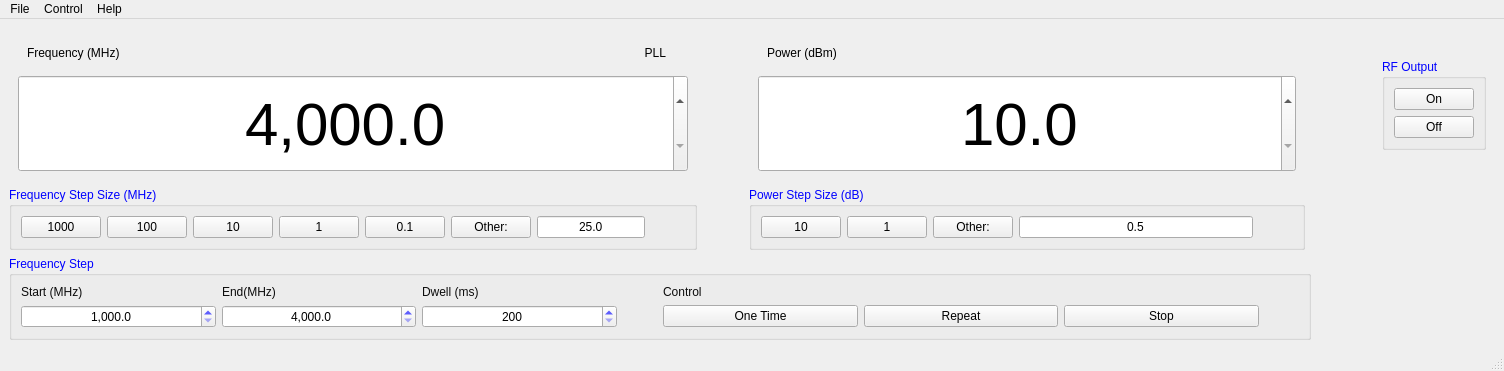
<?xml version="1.0" encoding="UTF-8"?>
<ui version="4.0">
 <class>MainWindow</class>
 <widget class="QMainWindow" name="MainWindow">
  <property name="geometry">
   <rect>
    <x>0</x>
    <y>0</y>
    <width>1504</width>
    <height>371</height>
   </rect>
  </property>
  <property name="sizePolicy">
   <sizepolicy hsizetype="MinimumExpanding" vsizetype="Preferred">
    <horstretch>0</horstretch>
    <verstretch>0</verstretch>
   </sizepolicy>
  </property>
  <property name="palette">
   <palette>
    <active>
     <colorrole role="Shadow">
      <brush brushstyle="SolidPattern">
       <color alpha="255">
        <red>0</red>
        <green>0</green>
        <blue>0</blue>
       </color>
      </brush>
     </colorrole>
     <colorrole role="ToolTipText">
      <brush brushstyle="SolidPattern">
       <color alpha="255">
        <red>0</red>
        <green>0</green>
        <blue>255</blue>
       </color>
      </brush>
     </colorrole>
    </active>
    <inactive>
     <colorrole role="Shadow">
      <brush brushstyle="SolidPattern">
       <color alpha="255">
        <red>0</red>
        <green>0</green>
        <blue>0</blue>
       </color>
      </brush>
     </colorrole>
     <colorrole role="ToolTipText">
      <brush brushstyle="SolidPattern">
       <color alpha="255">
        <red>0</red>
        <green>0</green>
        <blue>255</blue>
       </color>
      </brush>
     </colorrole>
    </inactive>
    <disabled>
     <colorrole role="Shadow">
      <brush brushstyle="SolidPattern">
       <color alpha="255">
        <red>0</red>
        <green>0</green>
        <blue>0</blue>
       </color>
      </brush>
     </colorrole>
     <colorrole role="ToolTipText">
      <brush brushstyle="SolidPattern">
       <color alpha="255">
        <red>0</red>
        <green>0</green>
        <blue>255</blue>
       </color>
      </brush>
     </colorrole>
    </disabled>
   </palette>
  </property>
  <property name="windowTitle">
   <string>MainWindow</string>
  </property>
  <widget class="QWidget" name="centralwidget">
   <layout class="QGridLayout" name="gridLayout_2">
    <item row="2" column="0">
     <widget class="QGroupBox" name="groupBox_3">
      <property name="sizePolicy">
       <sizepolicy hsizetype="Preferred" vsizetype="Fixed">
        <horstretch>0</horstretch>
        <verstretch>0</verstretch>
       </sizepolicy>
      </property>
      <property name="palette">
       <palette>
        <active>
         <colorrole role="WindowText">
          <brush brushstyle="SolidPattern">
           <color alpha="255">
            <red>0</red>
            <green>0</green>
            <blue>255</blue>
           </color>
          </brush>
         </colorrole>
        </active>
        <inactive>
         <colorrole role="WindowText">
          <brush brushstyle="SolidPattern">
           <color alpha="255">
            <red>0</red>
            <green>0</green>
            <blue>255</blue>
           </color>
          </brush>
         </colorrole>
        </inactive>
        <disabled/>
       </palette>
      </property>
      <property name="autoFillBackground">
       <bool>false</bool>
      </property>
      <property name="title">
       <string>Frequency Step Size (MHz)</string>
      </property>
      <layout class="QHBoxLayout" name="horizontalLayout_2">
       <item>
        <widget class="QPushButton" name="pushButton_4">
         <property name="sizePolicy">
          <sizepolicy hsizetype="Expanding" vsizetype="Fixed">
           <horstretch>0</horstretch>
           <verstretch>0</verstretch>
          </sizepolicy>
         </property>
         <property name="text">
          <string>1000</string>
         </property>
        </widget>
       </item>
       <item>
        <widget class="QPushButton" name="pushButton_5">
         <property name="sizePolicy">
          <sizepolicy hsizetype="Expanding" vsizetype="Fixed">
           <horstretch>0</horstretch>
           <verstretch>0</verstretch>
          </sizepolicy>
         </property>
         <property name="text">
          <string>100</string>
         </property>
        </widget>
       </item>
       <item>
        <widget class="QPushButton" name="pushButton_6">
         <property name="sizePolicy">
          <sizepolicy hsizetype="Expanding" vsizetype="Fixed">
           <horstretch>0</horstretch>
           <verstretch>0</verstretch>
          </sizepolicy>
         </property>
         <property name="text">
          <string>10</string>
         </property>
        </widget>
       </item>
       <item>
        <widget class="QPushButton" name="pushButton_7">
         <property name="sizePolicy">
          <sizepolicy hsizetype="Expanding" vsizetype="Fixed">
           <horstretch>0</horstretch>
           <verstretch>0</verstretch>
          </sizepolicy>
         </property>
         <property name="text">
          <string>1</string>
         </property>
        </widget>
       </item>
       <item>
        <widget class="QPushButton" name="pushButton_8">
         <property name="sizePolicy">
          <sizepolicy hsizetype="Expanding" vsizetype="Fixed">
           <horstretch>0</horstretch>
           <verstretch>0</verstretch>
          </sizepolicy>
         </property>
         <property name="text">
          <string>0.1</string>
         </property>
        </widget>
       </item>
       <item>
        <widget class="QPushButton" name="pushButton_9">
         <property name="sizePolicy">
          <sizepolicy hsizetype="Expanding" vsizetype="Fixed">
           <horstretch>0</horstretch>
           <verstretch>0</verstretch>
          </sizepolicy>
         </property>
         <property name="text">
          <string>Other:</string>
         </property>
        </widget>
       </item>
       <item>
        <widget class="QLineEdit" name="lineEdit">
         <property name="sizePolicy">
          <sizepolicy hsizetype="Fixed" vsizetype="Fixed">
           <horstretch>0</horstretch>
           <verstretch>0</verstretch>
          </sizepolicy>
         </property>
         <property name="text">
          <string>25.0</string>
         </property>
         <property name="alignment">
          <set>Qt::AlignmentFlag::AlignCenter</set>
         </property>
        </widget>
       </item>
       <item>
        <spacer name="horizontalSpacer_5">
         <property name="orientation">
          <enum>Qt::Orientation::Horizontal</enum>
         </property>
         <property name="sizeType">
          <enum>QSizePolicy::Policy::Fixed</enum>
         </property>
         <property name="sizeHint" stdset="0">
          <size>
           <width>40</width>
           <height>20</height>
          </size>
         </property>
        </spacer>
       </item>
      </layout>
     </widget>
    </item>
    <item row="2" column="2">
     <widget class="QGroupBox" name="groupBox_2">
      <property name="sizePolicy">
       <sizepolicy hsizetype="Preferred" vsizetype="Fixed">
        <horstretch>0</horstretch>
        <verstretch>0</verstretch>
       </sizepolicy>
      </property>
      <property name="palette">
       <palette>
        <active>
         <colorrole role="WindowText">
          <brush brushstyle="SolidPattern">
           <color alpha="255">
            <red>0</red>
            <green>0</green>
            <blue>255</blue>
           </color>
          </brush>
         </colorrole>
        </active>
        <inactive>
         <colorrole role="WindowText">
          <brush brushstyle="SolidPattern">
           <color alpha="255">
            <red>0</red>
            <green>0</green>
            <blue>255</blue>
           </color>
          </brush>
         </colorrole>
        </inactive>
        <disabled/>
       </palette>
      </property>
      <property name="title">
       <string>Power Step Size (dB)</string>
      </property>
      <layout class="QHBoxLayout" name="horizontalLayout_3">
       <item>
        <widget class="QPushButton" name="pushButton_10">
         <property name="text">
          <string>10</string>
         </property>
        </widget>
       </item>
       <item>
        <widget class="QPushButton" name="pushButton_11">
         <property name="text">
          <string>1</string>
         </property>
        </widget>
       </item>
       <item>
        <widget class="QPushButton" name="pushButton_12">
         <property name="text">
          <string>Other:</string>
         </property>
        </widget>
       </item>
       <item>
        <widget class="QLineEdit" name="lineEdit_2">
         <property name="text">
          <string>0.5</string>
         </property>
         <property name="alignment">
          <set>Qt::AlignmentFlag::AlignCenter</set>
         </property>
        </widget>
       </item>
       <item>
        <spacer name="horizontalSpacer_6">
         <property name="orientation">
          <enum>Qt::Orientation::Horizontal</enum>
         </property>
         <property name="sizeType">
          <enum>QSizePolicy::Policy::Fixed</enum>
         </property>
         <property name="sizeHint" stdset="0">
          <size>
           <width>40</width>
           <height>20</height>
          </size>
         </property>
        </spacer>
       </item>
      </layout>
     </widget>
    </item>
    <item row="3" column="0" colspan="4">
     <widget class="QGroupBox" name="groupBox">
      <property name="sizePolicy">
       <sizepolicy hsizetype="Expanding" vsizetype="Fixed">
        <horstretch>0</horstretch>
        <verstretch>0</verstretch>
       </sizepolicy>
      </property>
      <property name="palette">
       <palette>
        <active>
         <colorrole role="WindowText">
          <brush brushstyle="SolidPattern">
           <color alpha="255">
            <red>0</red>
            <green>0</green>
            <blue>255</blue>
           </color>
          </brush>
         </colorrole>
        </active>
        <inactive>
         <colorrole role="WindowText">
          <brush brushstyle="SolidPattern">
           <color alpha="255">
            <red>0</red>
            <green>0</green>
            <blue>255</blue>
           </color>
          </brush>
         </colorrole>
        </inactive>
        <disabled/>
       </palette>
      </property>
      <property name="title">
       <string>Frequency Step</string>
      </property>
      <layout class="QGridLayout" name="gridLayout">
       <item row="1" column="6">
        <widget class="QPushButton" name="pushButton_3">
         <property name="sizePolicy">
          <sizepolicy hsizetype="Expanding" vsizetype="Fixed">
           <horstretch>0</horstretch>
           <verstretch>0</verstretch>
          </sizepolicy>
         </property>
         <property name="text">
          <string>Stop</string>
         </property>
        </widget>
       </item>
       <item row="1" column="0">
        <widget class="QDoubleSpinBox" name="doubleSpinBox">
         <property name="sizePolicy">
          <sizepolicy hsizetype="Expanding" vsizetype="Fixed">
           <horstretch>0</horstretch>
           <verstretch>0</verstretch>
          </sizepolicy>
         </property>
         <property name="alignment">
          <set>Qt::AlignmentFlag::AlignCenter</set>
         </property>
         <property name="specialValueText">
          <string>1,000.0</string>
         </property>
        </widget>
       </item>
       <item row="0" column="1">
        <widget class="QLabel" name="label_2">
         <property name="sizePolicy">
          <sizepolicy hsizetype="Expanding" vsizetype="Fixed">
           <horstretch>0</horstretch>
           <verstretch>0</verstretch>
          </sizepolicy>
         </property>
         <property name="palette">
          <palette>
           <active>
            <colorrole role="WindowText">
             <brush brushstyle="SolidPattern">
              <color alpha="255">
               <red>12</red>
               <green>12</green>
               <blue>12</blue>
              </color>
             </brush>
            </colorrole>
           </active>
           <inactive>
            <colorrole role="WindowText">
             <brush brushstyle="SolidPattern">
              <color alpha="255">
               <red>12</red>
               <green>12</green>
               <blue>12</blue>
              </color>
             </brush>
            </colorrole>
           </inactive>
           <disabled/>
          </palette>
         </property>
         <property name="text">
          <string>End(MHz)</string>
         </property>
        </widget>
       </item>
       <item row="1" column="7">
        <spacer name="horizontalSpacer_2">
         <property name="orientation">
          <enum>Qt::Orientation::Horizontal</enum>
         </property>
         <property name="sizeType">
          <enum>QSizePolicy::Policy::Fixed</enum>
         </property>
         <property name="sizeHint" stdset="0">
          <size>
           <width>40</width>
           <height>20</height>
          </size>
         </property>
        </spacer>
       </item>
       <item row="0" column="4">
        <widget class="QLabel" name="label_4">
         <property name="sizePolicy">
          <sizepolicy hsizetype="Expanding" vsizetype="Fixed">
           <horstretch>0</horstretch>
           <verstretch>0</verstretch>
          </sizepolicy>
         </property>
         <property name="palette">
          <palette>
           <active>
            <colorrole role="WindowText">
             <brush brushstyle="SolidPattern">
              <color alpha="255">
               <red>12</red>
               <green>12</green>
               <blue>12</blue>
              </color>
             </brush>
            </colorrole>
           </active>
           <inactive>
            <colorrole role="WindowText">
             <brush brushstyle="SolidPattern">
              <color alpha="255">
               <red>12</red>
               <green>12</green>
               <blue>12</blue>
              </color>
             </brush>
            </colorrole>
           </inactive>
           <disabled/>
          </palette>
         </property>
         <property name="text">
          <string>Control</string>
         </property>
        </widget>
       </item>
       <item row="1" column="1">
        <widget class="QDoubleSpinBox" name="doubleSpinBox_2">
         <property name="sizePolicy">
          <sizepolicy hsizetype="Expanding" vsizetype="Fixed">
           <horstretch>0</horstretch>
           <verstretch>0</verstretch>
          </sizepolicy>
         </property>
         <property name="alignment">
          <set>Qt::AlignmentFlag::AlignCenter</set>
         </property>
         <property name="specialValueText">
          <string>4,000.0</string>
         </property>
        </widget>
       </item>
       <item row="1" column="5">
        <widget class="QPushButton" name="pushButton_2">
         <property name="sizePolicy">
          <sizepolicy hsizetype="Expanding" vsizetype="Fixed">
           <horstretch>0</horstretch>
           <verstretch>0</verstretch>
          </sizepolicy>
         </property>
         <property name="text">
          <string>Repeat</string>
         </property>
        </widget>
       </item>
       <item row="0" column="0">
        <widget class="QLabel" name="label">
         <property name="sizePolicy">
          <sizepolicy hsizetype="Expanding" vsizetype="Fixed">
           <horstretch>0</horstretch>
           <verstretch>0</verstretch>
          </sizepolicy>
         </property>
         <property name="palette">
          <palette>
           <active>
            <colorrole role="WindowText">
             <brush brushstyle="SolidPattern">
              <color alpha="255">
               <red>12</red>
               <green>12</green>
               <blue>12</blue>
              </color>
             </brush>
            </colorrole>
           </active>
           <inactive>
            <colorrole role="WindowText">
             <brush brushstyle="SolidPattern">
              <color alpha="255">
               <red>12</red>
               <green>12</green>
               <blue>12</blue>
              </color>
             </brush>
            </colorrole>
           </inactive>
           <disabled/>
          </palette>
         </property>
         <property name="text">
          <string>Start (MHz)</string>
         </property>
        </widget>
       </item>
       <item row="1" column="2">
        <widget class="QSpinBox" name="spinBox">
         <property name="sizePolicy">
          <sizepolicy hsizetype="Expanding" vsizetype="Fixed">
           <horstretch>0</horstretch>
           <verstretch>0</verstretch>
          </sizepolicy>
         </property>
         <property name="alignment">
          <set>Qt::AlignmentFlag::AlignCenter</set>
         </property>
         <property name="specialValueText">
          <string>200</string>
         </property>
        </widget>
       </item>
       <item row="0" column="2">
        <widget class="QLabel" name="label_3">
         <property name="sizePolicy">
          <sizepolicy hsizetype="Expanding" vsizetype="Fixed">
           <horstretch>0</horstretch>
           <verstretch>0</verstretch>
          </sizepolicy>
         </property>
         <property name="palette">
          <palette>
           <active>
            <colorrole role="WindowText">
             <brush brushstyle="SolidPattern">
              <color alpha="255">
               <red>12</red>
               <green>12</green>
               <blue>12</blue>
              </color>
             </brush>
            </colorrole>
           </active>
           <inactive>
            <colorrole role="WindowText">
             <brush brushstyle="SolidPattern">
              <color alpha="255">
               <red>12</red>
               <green>12</green>
               <blue>12</blue>
              </color>
             </brush>
            </colorrole>
           </inactive>
           <disabled/>
          </palette>
         </property>
         <property name="text">
          <string>Dwell (ms)</string>
         </property>
        </widget>
       </item>
       <item row="1" column="4">
        <widget class="QPushButton" name="pushButton">
         <property name="sizePolicy">
          <sizepolicy hsizetype="Expanding" vsizetype="Fixed">
           <horstretch>0</horstretch>
           <verstretch>0</verstretch>
          </sizepolicy>
         </property>
         <property name="text">
          <string>One Time</string>
         </property>
        </widget>
       </item>
       <item row="1" column="3">
        <spacer name="horizontalSpacer_3">
         <property name="orientation">
          <enum>Qt::Orientation::Horizontal</enum>
         </property>
         <property name="sizeType">
          <enum>QSizePolicy::Policy::Fixed</enum>
         </property>
         <property name="sizeHint" stdset="0">
          <size>
           <width>40</width>
           <height>20</height>
          </size>
         </property>
        </spacer>
       </item>
      </layout>
     </widget>
    </item>
    <item row="0" column="0">
     <widget class="QWidget" name="widget_2" native="true">
      <layout class="QVBoxLayout" name="verticalLayout">
       <item>
        <widget class="QWidget" name="widget" native="true">
         <property name="sizePolicy">
          <sizepolicy hsizetype="Preferred" vsizetype="Fixed">
           <horstretch>0</horstretch>
           <verstretch>0</verstretch>
          </sizepolicy>
         </property>
         <layout class="QHBoxLayout" name="horizontalLayout">
          <item>
           <widget class="QLabel" name="label_9">
            <property name="text">
             <string>Frequency (MHz)</string>
            </property>
           </widget>
          </item>
          <item>
           <widget class="QLabel" name="label_5">
            <property name="sizePolicy">
             <sizepolicy hsizetype="Preferred" vsizetype="Fixed">
              <horstretch>0</horstretch>
              <verstretch>0</verstretch>
             </sizepolicy>
            </property>
            <property name="frameShadow">
             <enum>QFrame::Shadow::Sunken</enum>
            </property>
            <property name="text">
             <string>PLL</string>
            </property>
            <property name="textFormat">
             <enum>Qt::TextFormat::PlainText</enum>
            </property>
            <property name="pixmap">
             <pixmap resource="res.qrc">:/gg.png</pixmap>
            </property>
            <property name="alignment">
             <set>Qt::AlignmentFlag::AlignRight|Qt::AlignmentFlag::AlignTrailing|Qt::AlignmentFlag::AlignVCenter</set>
            </property>
            <property name="openExternalLinks">
             <bool>false</bool>
            </property>
           </widget>
          </item>
          <item>
           <widget class="QLabel" name="label_10">
            <property name="sizePolicy">
             <sizepolicy hsizetype="Fixed" vsizetype="Preferred">
              <horstretch>0</horstretch>
              <verstretch>0</verstretch>
             </sizepolicy>
            </property>
            <property name="text">
             <string/>
            </property>
            <property name="pixmap">
             <pixmap resource="res.qrc">:/gg.png</pixmap>
            </property>
            <property name="alignment">
             <set>Qt::AlignmentFlag::AlignRight|Qt::AlignmentFlag::AlignTrailing|Qt::AlignmentFlag::AlignVCenter</set>
            </property>
           </widget>
          </item>
         </layout>
        </widget>
       </item>
       <item>
        <widget class="QDoubleSpinBox" name="doubleSpinBox_3">
         <property name="sizePolicy">
          <sizepolicy hsizetype="Minimum" vsizetype="Preferred">
           <horstretch>0</horstretch>
           <verstretch>0</verstretch>
          </sizepolicy>
         </property>
         <property name="font">
          <font>
           <pointsize>45</pointsize>
          </font>
         </property>
         <property name="alignment">
          <set>Qt::AlignmentFlag::AlignCenter</set>
         </property>
         <property name="specialValueText">
          <string>4,000.0</string>
         </property>
         <property name="decimals">
          <number>4</number>
         </property>
        </widget>
       </item>
      </layout>
     </widget>
    </item>
    <item row="0" column="2">
     <widget class="QWidget" name="widget_3" native="true">
      <layout class="QVBoxLayout" name="verticalLayout_3">
       <item>
        <widget class="QWidget" name="widget_4" native="true">
         <property name="sizePolicy">
          <sizepolicy hsizetype="Preferred" vsizetype="Fixed">
           <horstretch>0</horstretch>
           <verstretch>0</verstretch>
          </sizepolicy>
         </property>
         <layout class="QHBoxLayout" name="horizontalLayout_4">
          <item>
           <widget class="QLabel" name="label_8">
            <property name="sizePolicy">
             <sizepolicy hsizetype="Preferred" vsizetype="Fixed">
              <horstretch>0</horstretch>
              <verstretch>0</verstretch>
             </sizepolicy>
            </property>
            <property name="text">
             <string>Power (dBm)</string>
            </property>
           </widget>
          </item>
         </layout>
        </widget>
       </item>
       <item>
        <widget class="QDoubleSpinBox" name="doubleSpinBox_4">
         <property name="sizePolicy">
          <sizepolicy hsizetype="Minimum" vsizetype="Preferred">
           <horstretch>0</horstretch>
           <verstretch>0</verstretch>
          </sizepolicy>
         </property>
         <property name="font">
          <font>
           <pointsize>45</pointsize>
          </font>
         </property>
         <property name="wrapping">
          <bool>false</bool>
         </property>
         <property name="alignment">
          <set>Qt::AlignmentFlag::AlignCenter</set>
         </property>
         <property name="specialValueText">
          <string>10.0</string>
         </property>
         <property name="decimals">
          <number>1</number>
         </property>
        </widget>
       </item>
      </layout>
     </widget>
    </item>
    <item row="0" column="4" colspan="2">
     <widget class="QWidget" name="widget_5" native="true">
      <layout class="QHBoxLayout" name="horizontalLayout_5">
       <item>
        <spacer name="horizontalSpacer_4">
         <property name="orientation">
          <enum>Qt::Orientation::Horizontal</enum>
         </property>
         <property name="sizeHint" stdset="0">
          <size>
           <width>56</width>
           <height>20</height>
          </size>
         </property>
        </spacer>
       </item>
       <item>
        <widget class="QGroupBox" name="groupBox_4">
         <property name="sizePolicy">
          <sizepolicy hsizetype="Preferred" vsizetype="Fixed">
           <horstretch>0</horstretch>
           <verstretch>0</verstretch>
          </sizepolicy>
         </property>
         <property name="palette">
          <palette>
           <active>
            <colorrole role="WindowText">
             <brush brushstyle="SolidPattern">
              <color alpha="255">
               <red>0</red>
               <green>0</green>
               <blue>255</blue>
              </color>
             </brush>
            </colorrole>
           </active>
           <inactive>
            <colorrole role="WindowText">
             <brush brushstyle="SolidPattern">
              <color alpha="255">
               <red>0</red>
               <green>0</green>
               <blue>255</blue>
              </color>
             </brush>
            </colorrole>
           </inactive>
           <disabled/>
          </palette>
         </property>
         <property name="title">
          <string>RF Output</string>
         </property>
         <layout class="QVBoxLayout" name="verticalLayout_2">
          <item>
           <widget class="QPushButton" name="pushButton_13">
            <property name="text">
             <string>On</string>
            </property>
           </widget>
          </item>
          <item>
           <widget class="QPushButton" name="pushButton_14">
            <property name="text">
             <string>Off</string>
            </property>
           </widget>
          </item>
         </layout>
        </widget>
       </item>
      </layout>
     </widget>
    </item>
    <item row="2" column="4" rowspan="2">
     <widget class="QLabel" name="label_7">
      <property name="text">
       <string/>
      </property>
      <property name="pixmap">
       <pixmap resource="res.qrc">:/3.png</pixmap>
      </property>
     </widget>
    </item>
    <item row="0" column="1">
     <spacer name="horizontalSpacer_7">
      <property name="orientation">
       <enum>Qt::Orientation::Horizontal</enum>
      </property>
      <property name="sizeType">
       <enum>QSizePolicy::Policy::Fixed</enum>
      </property>
      <property name="sizeHint" stdset="0">
       <size>
        <width>40</width>
        <height>20</height>
       </size>
      </property>
     </spacer>
    </item>
   </layout>
  </widget>
  <widget class="QMenuBar" name="menubar">
   <property name="geometry">
    <rect>
     <x>0</x>
     <y>0</y>
     <width>1504</width>
     <height>22</height>
    </rect>
   </property>
   <widget class="QMenu" name="menuFile">
    <property name="title">
     <string>File</string>
    </property>
   </widget>
   <widget class="QMenu" name="menuControl">
    <property name="title">
     <string>Control</string>
    </property>
   </widget>
   <widget class="QMenu" name="menuHelp">
    <property name="title">
     <string>Help</string>
    </property>
   </widget>
   <addaction name="menuFile"/>
   <addaction name="menuControl"/>
   <addaction name="menuHelp"/>
  </widget>
  <widget class="QStatusBar" name="statusbar"/>
 </widget>
 <resources>
  <include location="res.qrc"/>
 </resources>
 <connections/>
</ui>
